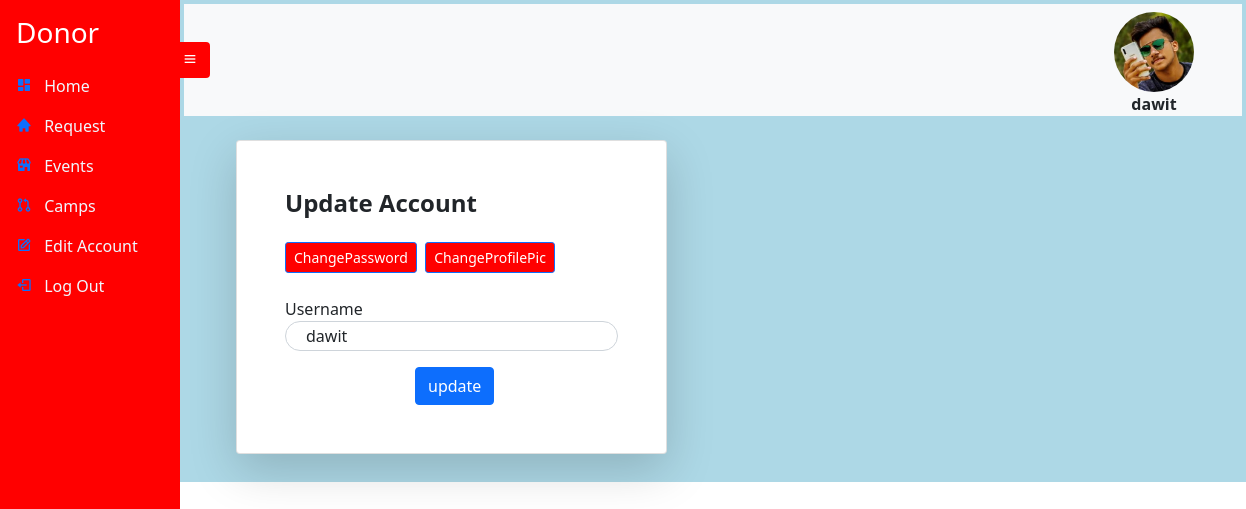
Screenshot of /donoreditusername (signed in) with the database file from the repository.
### Donor/models.py (models this page shows, shortened)
class Donor(models.Model):
    Donor_id =  models.UUIDField(default=uuid.uuid4, unique=True,
                          primary_key=True, editable=False)
    Account_id = models.OneToOneField(Account , on_delete=models.CASCADE ,null=True , blank=True)
    Donorname = models.CharField(max_length=20 , null=True , blank=True)
    DateOfBirth = models.DateTimeField(max_length=6, null=True , blank=True)
    Bloodgroup= models.CharField(max_length=10, null=True , blank=True , choices=blood_group)
    Address_id = models.OneToOneField(Address, on_delete=models.CASCADE , null=True , blank=True)
    Gender = models.CharField(max_length=10, null=True , blank=True)
    Age = models.IntegerField()
    Nationality = models.CharField(max_length=10, null=True , blank=True)
    Height = models.FloatField(max_length=10, null=True , blank=True)
    Weight = models.FloatField(max_length=10, null=True , blank=True)
    BMS = models.FloatField(max_length=10 , null=True , blank=True)
    BloodPressure = models.CharField(max_length=10 ,  null=True , blank=True)
    ProfilePic= models.FileField(null=True, blank=True, upload_to='profilepic/', default="profilepic/defaultprofile.jpeg")

### UserAccount/models.py (models this page shows, shortened)
class Account(AbstractUser):
    Role = models.CharField(max_length=25, null=True , blank=True)

### Donor/views.py (the view, shortened to what this page needs)
# urls.py: path('donoreditusername' , views.EditUserName , name='donoreditusername'),
def EditUserName(request):
    state = request.user
    donor = DonorState(request)['donor']
    form= CustomUserChangeForm (instance=state)
    context = {'form': form , 'donor':donor , 'sender':'username'}
    return render(request, 'donor/editusername.html', context)

### UserAccount/forms.py
class CustomUserChangeForm(ModelForm):
    class Meta:
        model = Account
        fields = ['username']

### Donor/views.py (called while the page is built)
def DonorState(request):
    donor = request.user
    context = {'donor': Donor.objects.get(Account_id = donor.id) }
    return context

### templates/donor/editusername.html
{% extends 'donor/donor.html' %}
{% block content %}
{% include 'donor/editaccount.html' %}
{% endblock %}

### templates/donor/donor.html (shortened to what this page needs)
{% extends 'sidebarbase.html' %}
{% block content1 %}
<div
      class="side-navbar active-nav d-flex justify-content-between flex-wrap flex-column"
      id="sidebar"
    >
      <ul class="nav flex-column text-white w-100">
        <a href="{% url 'donordashbord' 'notall' %}" class="nav-link h3 text-white my-2">
          Donor
        </a>
        <li class="nav-link">
          <i class="bx bxs-dashboard"></i>
          <span class="mx-2" ><a class="inner-anchor"  href="{% url 'donordashbord' 'notall' %}"> Home</a></span>
        </li>
        <li class="nav-link">
          <i class="bx bxs-home"></i>
          <span class="mx-2" ><a class="inner-anchor" href="{% url 'donationrequest' 'notall' %}"> Request</a></span>
        </li>
        <li class="nav-link">
          <i class="bx bxs-store"></i>
          <span class="mx-2" ><a class="inner-anchor" href="{% url 'getevent' 'notall' %}"> Events </a></span>
        </li>
        <li class="nav-link">
          <i class="bx bx-git-pull-request"></i>
          <span class="mx-2" ><a class="inner-anchor" href="#"> Camps</a></span>
        </li>
        <li class="nav-link">
          <i class="bx bx-edit"></i>
          <span class="mx-2" ><a class="inner-anchor" href="{% url 'donoreditpassword'  %}"> Edit Account</a></span>
        </li>
        <li class="nav-link">
          <i class="bx bx-log-out"></i>
          <span class="mx-2" ><a class="inner-anchor" href="{% url 'logout' %}" > Log Out </a></span>
        </li>
      </ul>
    </div>
    <div class="p-1 my-container active-cont" style="background-color:lightblue">
      <nav class="navbar top-navbar navbar-light bg-light px-5">
        <a class="btn border-0" id="menu-btn"><i class="bx bx-menu"></i></a>
        <figure id="image">
          <img src="/static/images/{{ donor.ProfilePic }}" style="height: 80px;
          width: 80px;
          border-radius: 50%; " >
          <figcaption style="text-align: center;"><b>{{user.username}}</b></figcaption>
        </figure>
              </nav>
      {% block content %}
      {% endblock %}
{% endblock %}

### templates/donor/editaccount.html (shortened to what this page needs)
{% load widget_tweaks %}
<br>
<section class="h-100">
    <form  method="POST" enctype="multipart/form-data">
<div class="container h-100">
        <div class="col-xxl-4 col-xl-5 col-lg-5 col-md-7 col-sm-9">
<div class="card shadow-lg">
    <div class="card-body p-5">
        <h1 class="fs-4 card-title fw-bold mb-4">Update Account </h1>
        {% if sender == 'username' %}
        <a href="{% url 'donoreditpassword'  %}"><button type="button" class="btn btn-primary btn-sm" style= "background-color: red;">ChangePassword</button></a>&nbsp;
        <a href="{% url 'donoreditprofilepicture'  %}"><button type="button" class="btn btn-primary btn-sm" style= "background-color: red;">ChangeProfilePic</button></a>
        {% endif %}
        <br><br>
        <form  method="POST" enctype="multipart/form-data">
            {% for field in form %}
            <div class="mb-3">
                <label for="formInput#text">{{field.label}}</label>
                {% render_field field  id="formInput#text"  class="form-control"  %}
            </div>
            {% endfor %}
            <div style="align-self:auto; margin-left: 130px;">
                <button type="submit" class="btn btn-primary ms-auto">
                    update
                </button>
            </div>
        </form>
    </div>
</div>
</div>
</div>
</section>
<br>

### static/styles/sidebar.css (style rules this page uses)
* { margin: 0; padding: 0; box-sizing: border-box; }
body { min-height: 100vh; background-color: #fff; }
.side-navbar { width: 180px; height: 100%; position: fixed; margin-left: -300px; background-color: red; transition: 0.5s; }
.my-container { transition: 0.4s; }
.active-nav { margin-left: 0; }
.active-cont { margin-left: 180px; }
#menu-btn { background-color: red ; color: #fff; margin-left: -62px; }
#image { max-width: 300px; height: 80px; border-radius: 50%; top: 10px; right: 0px; }
.my-container input { border-radius: 2rem; padding: 2px 20px; }
.inner-anchor { color: aliceblue; text-decoration: black; }
.container { margin-left: 40px; }

### rows the page displays
Donor: ProfilePic (picture)
Account: username "dawit", username "dawit"

### other values shown
{{ field.label }} "Username"
